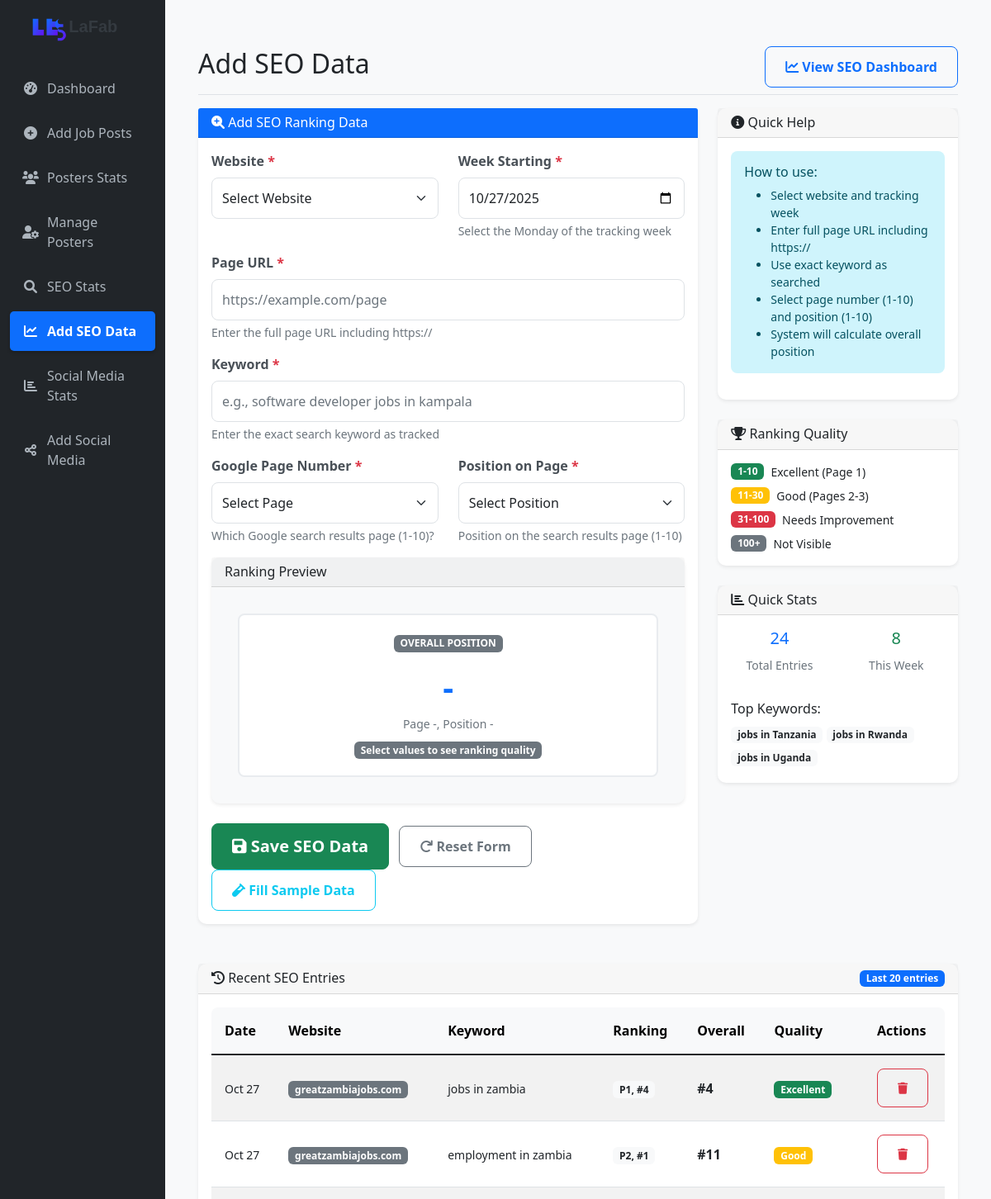
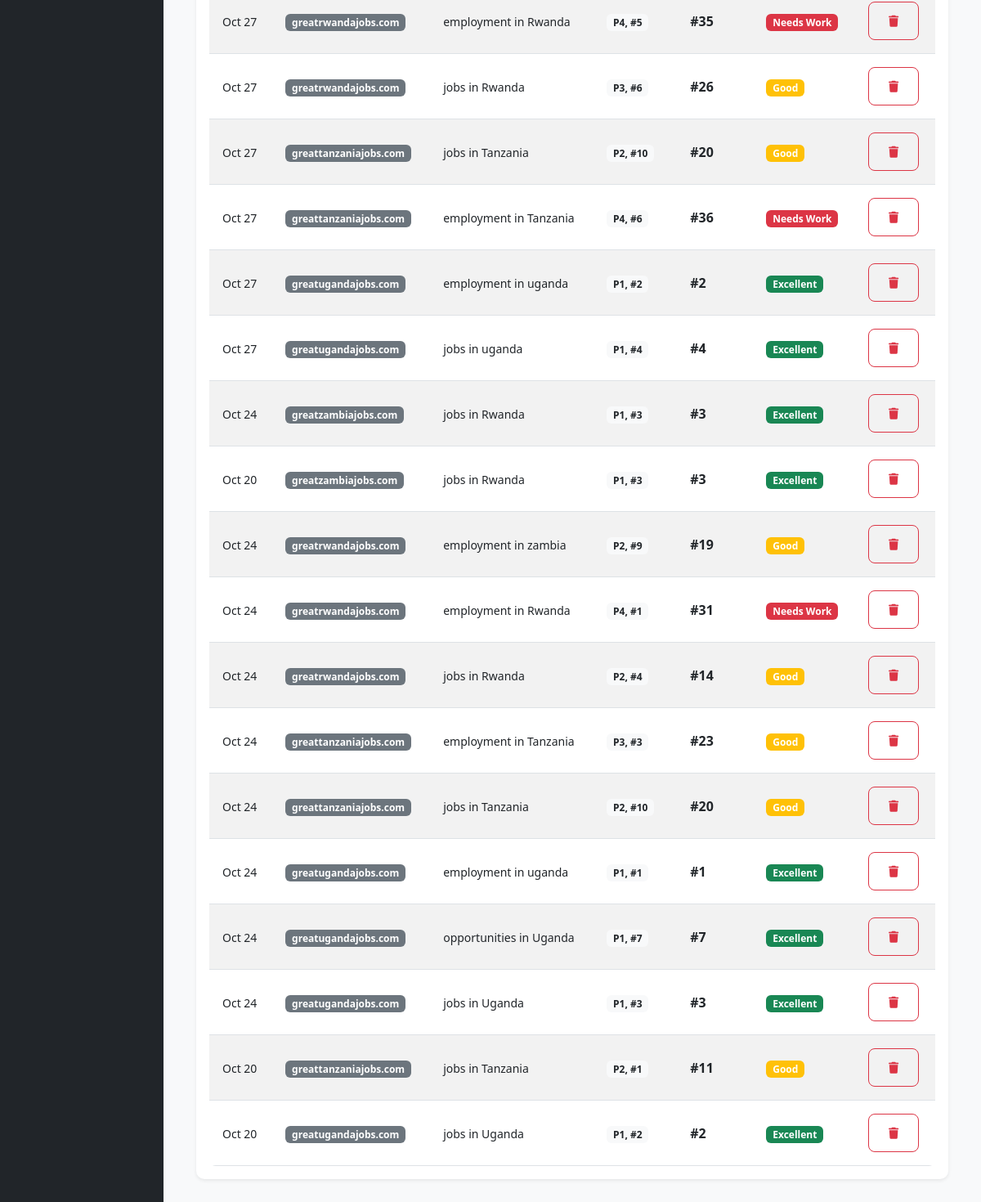
Page /pages/seo_entry.php on the committed database (2 pictures, top to bottom).
### tables this page shows
CREATE TABLE seo_rankings (
        id INTEGER PRIMARY KEY AUTOINCREMENT,
        website TEXT NOT NULL,
        page_url TEXT NOT NULL,
        keyword TEXT NOT NULL,
        page_number INTEGER NOT NULL,
        position_on_page INTEGER NOT NULL,
        week_start DATE NOT NULL,
        created_at DATETIME DEFAULT CURRENT_TIMESTAMP
    );

### pages/seo_entry.php (the view, shortened to what the rows shown need)
<?php
require_once '../config.php';
require_once '../includes/header.php';
?>
<div class="col-md-9 col-lg-10 main-content">
    <div class="d-flex justify-content-between flex-wrap flex-md-nowrap align-items-center pt-3 pb-2 mb-3 border-bottom">
        <h1 class="h2">Add SEO Data</h1>
    </div>
    <div class="card mt-4">
        <div class="card-body">
            <?php
            $recent_seo = db_fetch_all("
                SELECT id, website, page_url, keyword, page_number, position_on_page, week_start, created_at
                FROM seo_rankings
                ORDER BY created_at DESC
                LIMIT 20
            ");
            ?>
            <?php if (empty($recent_seo)): ?>
                <div class="text-center py-4">
                    <i class="fas fa-inbox fa-3x text-muted mb-3"></i>
                    <p class="text-muted">No SEO entries found. Add your first entry above.</p>
                </div>
            <?php else: ?>
                <div class="table-responsive">
                    <table class="table table-sm table-striped table-hover">
                        <thead class="table-light">
                            <tr>
                                <th>Date</th>
                                <th>Website</th>
                                <th>Keyword</th>
                                <th>Ranking</th>
                                <th>Overall</th>
                                <th>Quality</th>
                                <th>Actions</th>
                            </tr>
                        </thead>
                        <tbody>
                            <?php foreach ($recent_seo as $entry):
                                $overall_position = (($entry['page_number'] - 1) * 10) + $entry['position_on_page'];
                                $quality_class = $overall_position <= 10 ? 'success' : ($overall_position <= 30 ? 'warning' : 'danger');
                                $quality_text = $overall_position <= 10 ? 'Excellent' : ($overall_position <= 30 ? 'Good' : 'Needs Work');
                            ?>
                                <tr>
                                    <td>
                                        <small><?php echo date('M j', strtotime($entry['week_start'])); ?></small>
                                    </td>
                                    <td>
                                        <span class="badge bg-secondary"><?php echo htmlspecialchars($entry['website']); ?></span>
                                    </td>
                                    <td>
                                        <small title="<?php echo htmlspecialchars($entry['keyword']); ?>">
                                            <?php echo htmlspecialchars(mb_strimwidth($entry['keyword'], 0, 30, '...')); ?>
                                        </small>
                                    </td>
                                    <td>
                                        <span class="badge bg-light text-dark">
                                            P<?php echo $entry['page_number']; ?>, #<?php echo $entry['position_on_page']; ?>
                                        </span>
                                    </td>
                                    <td>
                                        <strong>#<?php echo $overall_position; ?></strong>
                                    </td>
                                    <td>
                                        <span class="badge bg-<?php echo $quality_class; ?>">
                                            <?php echo $quality_text; ?>
                                        </span>
                                    </td>
                                    <td>
                                        <form method="POST" style="display: inline;" onsubmit="return confirm('Are you sure you want to delete this SEO entry?');">
                                            <button type="submit" class="btn btn-sm btn-outline-danger" title="Delete Entry">
                                                <i class="fas fa-trash"></i>
                                            </button>
                                        </form>
                                    </td>
                                </tr>
                            <?php endforeach; ?>
                        </tbody>
                    </table>
                </div>
            <?php endif; ?>
        </div>
    </div>
</div>
<?php require_once '../includes/footer.php'; ?>

### rows in the picture
seo_rankings: week_start "Oct 27", website "greatzambiajobs.com", keyword "jobs in zambia", page_number "1", position_on_page "4", quality_text "Excellent"
seo_rankings: week_start "Oct 27", website "greatzambiajobs.com", keyword "employment in zambia", page_number "2", position_on_page "1", overall_position "11", quality_text "Good"
seo_rankings: week_start "Oct 27", website "greatrwandajobs.com", keyword "employment in Rwanda", page_number "4", position_on_page "5", overall_position "35", quality_text "Needs Work"
seo_rankings: week_start "Oct 27", website "greatrwandajobs.com", keyword "jobs in Rwanda", page_number "3", position_on_page "6", overall_position "26", quality_text "Good"
seo_rankings: week_start "Oct 27", website "greattanzaniajobs.com", keyword "jobs in Tanzania", page_number "2", position_on_page "10", overall_position "20", quality_text "Good"
seo_rankings: week_start "Oct 27", website "greattanzaniajobs.com", keyword "employment in Tanzania", page_number "4", position_on_page "6", overall_position "36", quality_text "Needs Work"
seo_rankings: week_start "Oct 27", website "greatugandajobs.com", keyword "employment in uganda", page_number "1", position_on_page "2", quality_text "Excellent"
seo_rankings: week_start "Oct 27", website "greatugandajobs.com", keyword "jobs in uganda", page_number "1", position_on_page "4", quality_text "Excellent"
seo_rankings: week_start "Oct 24", website "greatzambiajobs.com", keyword "jobs in Rwanda", page_number "1", position_on_page "3", quality_text "Excellent"
seo_rankings: week_start "Oct 20", website "greatzambiajobs.com", keyword "jobs in Rwanda", page_number "1", position_on_page "3", quality_text "Excellent"
seo_rankings: week_start "Oct 24", website "greatrwandajobs.com", keyword "employment in zambia", page_number "2", position_on_page "9", overall_position "19", quality_text "Good"
seo_rankings: week_start "Oct 24", website "greatrwandajobs.com", keyword "employment in Rwanda", page_number "4", position_on_page "1", overall_position "31", quality_text "Needs Work"
seo_rankings: week_start "Oct 24", website "greatrwandajobs.com", keyword "jobs in Rwanda", page_number "2", position_on_page "4", overall_position "14", quality_text "Good"
seo_rankings: week_start "Oct 24", website "greattanzaniajobs.com", keyword "employment in Tanzania", page_number "3", position_on_page "3", overall_position "23", quality_text "Good"
seo_rankings: week_start "Oct 24", website "greattanzaniajobs.com", keyword "jobs in Tanzania", page_number "2", position_on_page "10", overall_position "20", quality_text "Good"
seo_rankings: week_start "Oct 24", website "greatugandajobs.com", keyword "employment in uganda", page_number "1", position_on_page "1", quality_text "Excellent"
seo_rankings: week_start "Oct 24", website "greatugandajobs.com", keyword "opportunities in Uganda", page_number "1", position_on_page "7", quality_text "Excellent"
seo_rankings: week_start "Oct 24", website "greatugandajobs.com", keyword "jobs in Uganda", page_number "1", position_on_page "3", quality_text "Excellent"
seo_rankings: week_start "Oct 20", website "greattanzaniajobs.com", keyword "jobs in Tanzania", page_number "2", position_on_page "1", overall_position "11", quality_text "Good"
seo_rankings: week_start "Oct 20", website "greatugandajobs.com", keyword "jobs in Uganda", page_number "1", position_on_page "2", quality_text "Excellent"

### other values in the picture
$item['text'] "Dashboard"
$item['text'] "Add Job Posts"
$item['text'] "Posters Stats"
$item['text'] "Manage Posters"
$item['text'] "SEO Stats"
$item['text'] "Add SEO Data"
$item['text'] "Social Media Stats"
$item['text'] "Add Social Media"
$total_entries['count'] "24"
$this_week_entries['count'] "8"
$keyword['keyword'] "jobs in Tanzania"
$keyword['keyword'] "jobs in Rwanda"
$keyword['keyword'] "jobs in Uganda"
